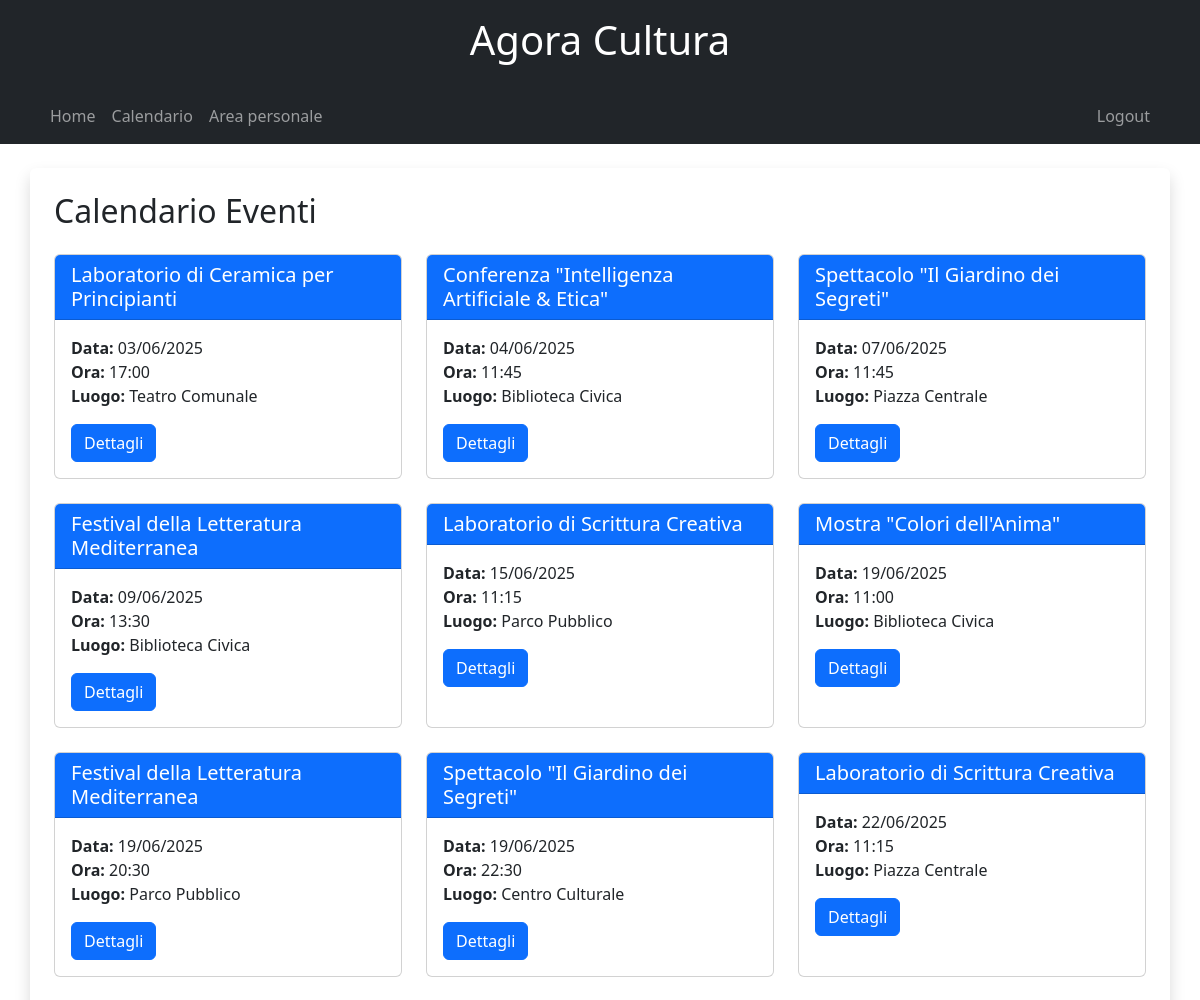
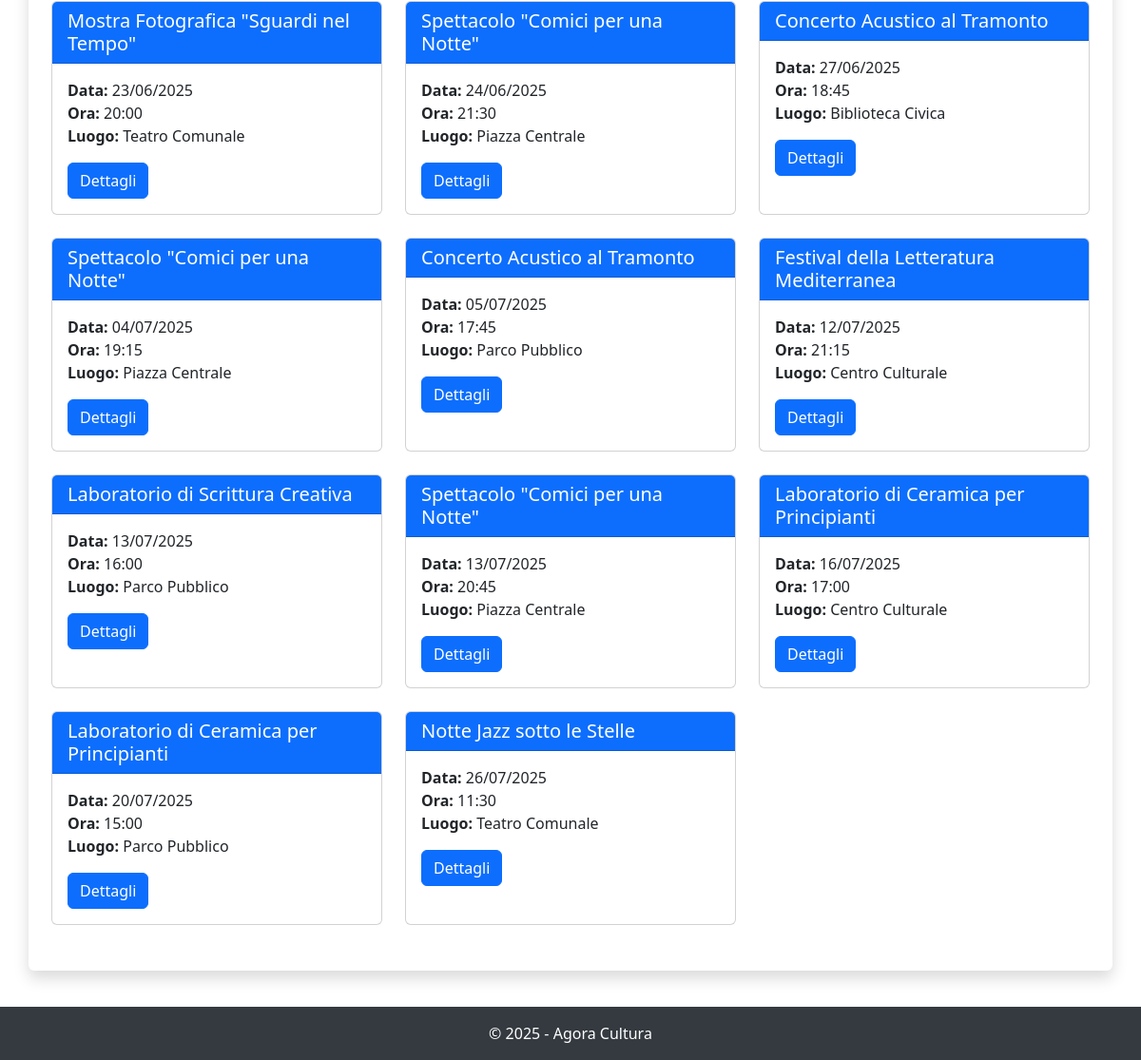
Screenshot of /calendario/ (signed in) with the database file from the repository (2 pictures, top to bottom).
### AgoraCultura/models.py (models this page shows, shortened)
class Svolgimento(models.Model):
    evento = models.ForeignKey(Evento, on_delete=models.CASCADE)
    luogo = models.ForeignKey(Luogo, on_delete=models.CASCADE)
    data = models.DateField()
    orario = models.TimeField()
    videoprime = models.URLField(blank=True, null=True)

class Evento(models.Model):
    titolo = models.CharField(max_length=100)
    descrizione = models.TextField()
    prezzo = models.DecimalField(max_digits=6, decimal_places=2)
    tipologia = models.CharField(max_length=100)
    evidenza = models.BooleanField(default=False)
    supervisionato = models.BooleanField(default=False)
    organizzatore = models.ForeignKey(Utente, on_delete=models.CASCADE, related_name='eventi_organizzati', null=True)
    categorie = models.ManyToManyField(Categoria, through='Associazione')

class Luogo(models.Model):
    nome = models.CharField(max_length=100)
    indirizzo = models.CharField(max_length=255)
    capienza = models.IntegerField()
    citta = models.CharField(max_length=100)

### AgoraCultura/views.py (the view)
# urls.py: path('calendario/', views.calendario_eventi, name='calendario_eventi'),
def calendario_eventi(request):
    if request.user.is_authenticated:
        if request.user.ruolo == 'Organizzatore' and 'organizzatore_email' not in request.session:
            return redirect('login')
        elif request.user.ruolo == 'Amministratore' and 'amministratore_email' not in request.session:
            return redirect('login')
    svolgimenti = Svolgimento.objects.all().order_by('data', 'orario')
    return render(request, 'calendario_eventi.html', {'svolgimenti': svolgimenti})

### templates/calendario_eventi.html (shortened to what this page needs)
{% extends 'base.html' %}
{% block content %}
<h2 class="mb-4">Calendario Eventi</h2>
<div class="row">
    {% for svolgimento in svolgimenti %}
        <div class="col-md-6 col-lg-4 mb-4">
            <div class="card h-100">
                <div class="card-header bg-primary text-white">
                    <h5 class="card-title mb-0">{{ svolgimento.evento.titolo }}</h5>
                </div>
                <div class="card-body">
                    <p class="card-text">
                        <strong>Data:</strong> {{ svolgimento.data|date:"d/m/Y" }}<br>
                        <strong>Ora:</strong> {{ svolgimento.orario|time:"H:i" }}<br>
                        <strong>Luogo:</strong> {{ svolgimento.luogo.nome }}
                    </p>
                    <a href="{% url 'dettaglio_evento' svolgimento.evento.id %}" class="btn btn-primary">Dettagli</a>
                </div>
            </div>
        </div>
    {% empty %}
        <div class="col-12">
            <div class="alert alert-info">
                Nessun evento disponibile.
            </div>
        </div>
    {% endfor %}
</div>
{% endblock %}

### templates/base.html (style rules this page uses)
body { padding-bottom: 70px; }

### rows the page displays
Svolgimento: evento.titolo "Laboratorio di Ceramica per Principianti", data "03/06/2025", orario "17:00", luogo.nome "Teatro Comunale"
Svolgimento: evento.titolo "Conferenza \"Intelligenza Artificiale & Etica\"", data "04/06/2025", orario "11:45", luogo.nome "Biblioteca Civica"
Svolgimento: evento.titolo "Spettacolo \"Il Giardino dei Segreti\"", data "07/06/2025", orario "11:45", luogo.nome "Piazza Centrale"
Svolgimento: evento.titolo "Festival della Letteratura Mediterranea", data "09/06/2025", orario "13:30", luogo.nome "Biblioteca Civica"
Svolgimento: evento.titolo "Laboratorio di Scrittura Creativa", data "15/06/2025", orario "11:15", luogo.nome "Parco Pubblico"
Svolgimento: evento.titolo "Mostra \"Colori dell'Anima\"", data "19/06/2025", orario "11:00", luogo.nome "Biblioteca Civica"
Svolgimento: evento.titolo "Festival della Letteratura Mediterranea", data "19/06/2025", orario "20:30", luogo.nome "Parco Pubblico"
Svolgimento: evento.titolo "Spettacolo \"Il Giardino dei Segreti\"", data "19/06/2025", orario "22:30", luogo.nome "Centro Culturale"
Svolgimento: evento.titolo "Laboratorio di Scrittura Creativa", data "22/06/2025", orario "11:15", luogo.nome "Piazza Centrale"
Svolgimento: evento.titolo "Mostra Fotografica \"Sguardi nel Tempo\"", data "23/06/2025", orario "20:00", luogo.nome "Teatro Comunale"
Svolgimento: evento.titolo "Spettacolo \"Comici per una Notte\"", data "24/06/2025", orario "21:30", luogo.nome "Piazza Centrale"
Svolgimento: evento.titolo "Concerto Acustico al Tramonto", data "27/06/2025", orario "18:45", luogo.nome "Biblioteca Civica"
Svolgimento: evento.titolo "Spettacolo \"Comici per una Notte\"", data "04/07/2025", orario "19:15", luogo.nome "Piazza Centrale"
Svolgimento: evento.titolo "Concerto Acustico al Tramonto", data "05/07/2025", orario "17:45", luogo.nome "Parco Pubblico"
Svolgimento: evento.titolo "Festival della Letteratura Mediterranea", data "12/07/2025", orario "21:15", luogo.nome "Centro Culturale"
Svolgimento: evento.titolo "Laboratorio di Scrittura Creativa", data "13/07/2025", orario "16:00", luogo.nome "Parco Pubblico"
Svolgimento: evento.titolo "Spettacolo \"Comici per una Notte\"", data "13/07/2025", orario "20:45", luogo.nome "Piazza Centrale"
Svolgimento: evento.titolo "Laboratorio di Ceramica per Principianti", data "16/07/2025", orario "17:00", luogo.nome "Centro Culturale"
Svolgimento: evento.titolo "Laboratorio di Ceramica per Principianti", data "20/07/2025", orario "15:00", luogo.nome "Parco Pubblico"
Svolgimento: evento.titolo "Notte Jazz sotto le Stelle", data "26/07/2025", orario "11:30", luogo.nome "Teatro Comunale"
